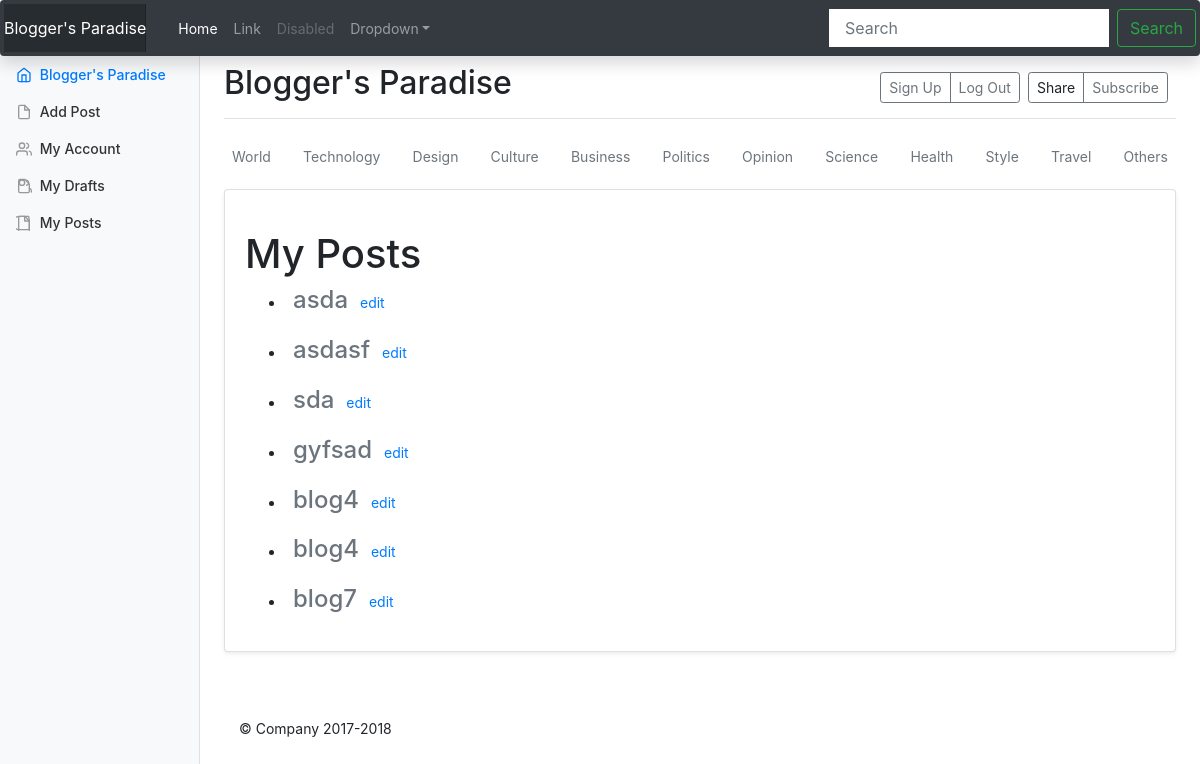
/sougata/post_list/ (signed in), run on the app's committed database.
### blogs/models.py (models this page shows, shortened)
class Post(models.Model):
    author  = models.ForeignKey('auth.User',on_delete = models.CASCADE)
    title = models.CharField(null=False, blank=False, max_length = 50)
    text = models.TextField(null=False, blank = False)
    created_date = models.DateTimeField(default = timezone.now)
    published_date = models.DateTimeField(blank = True, null = True)
    edited = models.BooleanField(default=False)
    likes = models.IntegerField(default = 0)
    dislikes = models.IntegerField(default = 0)
    thumbnail = models.ImageField(null=True, blank=True, upload_to='thumbnail_pics')
    TOPIC_CHOICE = (
        ('World','World'),
        ('Technology','Technology'),
        ('Design','Design'),
        ('Culture','Culture'),
        ('Business','Business'),
        ('Politics','Politics'),
        ('Opinion','Opinion'),
        ('Science','Science'),
        ('Health','Health'),
        ('Style','Style'),
        ('Travel','Travel'),
        ('Others','Others'),
    )
    topic = models.CharField(max_length = 11,choices = TOPIC_CHOICE, default="Others", blank=False, null=False)

### blogs/views.py (the view)
# urls.py: path('<username>/post_list/',MyPostListView.as_view(),name='post-list'),
class MyPostListView(LoginRequiredMixin, UserPassesTestMixin, ListView):
    model = Post
    template_name = 'blogs/post_list.html' #<app>/<model>_<viewtype>/html
    context_object_name = 'posts'
    def test_func(self):
        print("user:  ",self.request.user.username)
        print("useras:  ",self.kwargs.get('username'))
        if self.request.user.username == self.kwargs.get('username'):
            return True
        return False
    def get_queryset(self):
        return Post.objects.filter(author=self.request.user,published_date__isnull=False).order_by('-created_date')

### blogs/templates/blogs/post_list.html
{% extends 'blogs/base.html' %}
{% block content %}
<div class="card flex-md-row mb-4 shadow-sm ">
  <div class="card-body d-flex flex-column align-items-start">
    <h2 class="h1">My Posts</h2>
<ul>
  {% if posts %}
    {% for post in posts %}
      {% if post.author.pk == user.pk %}
        <li>
          <a class="p-2 text-muted h4" href="{% url 'blogs:post-details' post.pk %}">{{ post.title }}</a>
          <a href="{% url 'blogs:post-update' post.pk %}">edit</a>
        </li>
        <br>
      {% endif %}
    {% endfor %}
  </ul>
  {% else %}
    <h5>Post list empty</h5>
  {% endif %}
  </div>
</div>
{% endblock %}

### blogs/static/style.css (style rules this page uses)
.card { padding-top: 20px; margin: 10px 0 20px 0; background-color: rgba(214, 224, 226, 0.2); border-top-width: 0; border-bottom-width: 2px; -webkit-border-radius: 3px; -moz-border-radius: 3px; border-radius: 3px; -webkit-box-shadow: none; -moz-box-shadow: none; box-shadow: none; -webkit-box-sizing: border-box; -moz-box-sizing: border-box; box-sizing: border-box; }
.card .card-body { padding: 0 20px; margin-top: 20px; }

### blogs/static/blogs/template_data/blog.css (style rules this page uses)
h1, h2, h3, h4, h5, h6 { font-family: "Playfair Display", Georgia, "Times New Roman", serif; }

### blogs/static/blogs/dash_board_template_data/dashboard.css (style rules this page uses)
body { font-size: .875rem; }

### data on the page
Post: title "asda"
Post: title "asdasf"
Post: title "sda"
Post: title "gyfsad"
Post: title "blog4"
Post: title "blog4"
Post: title "blog7"
